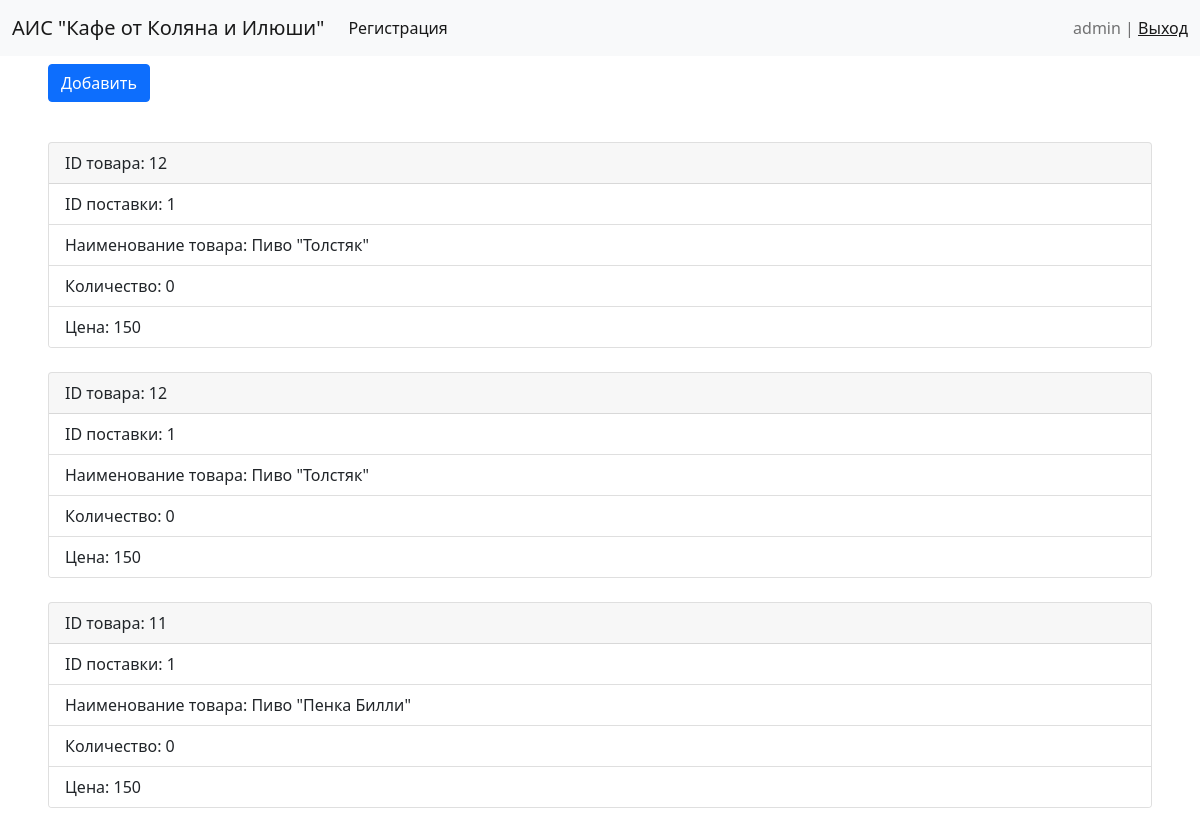
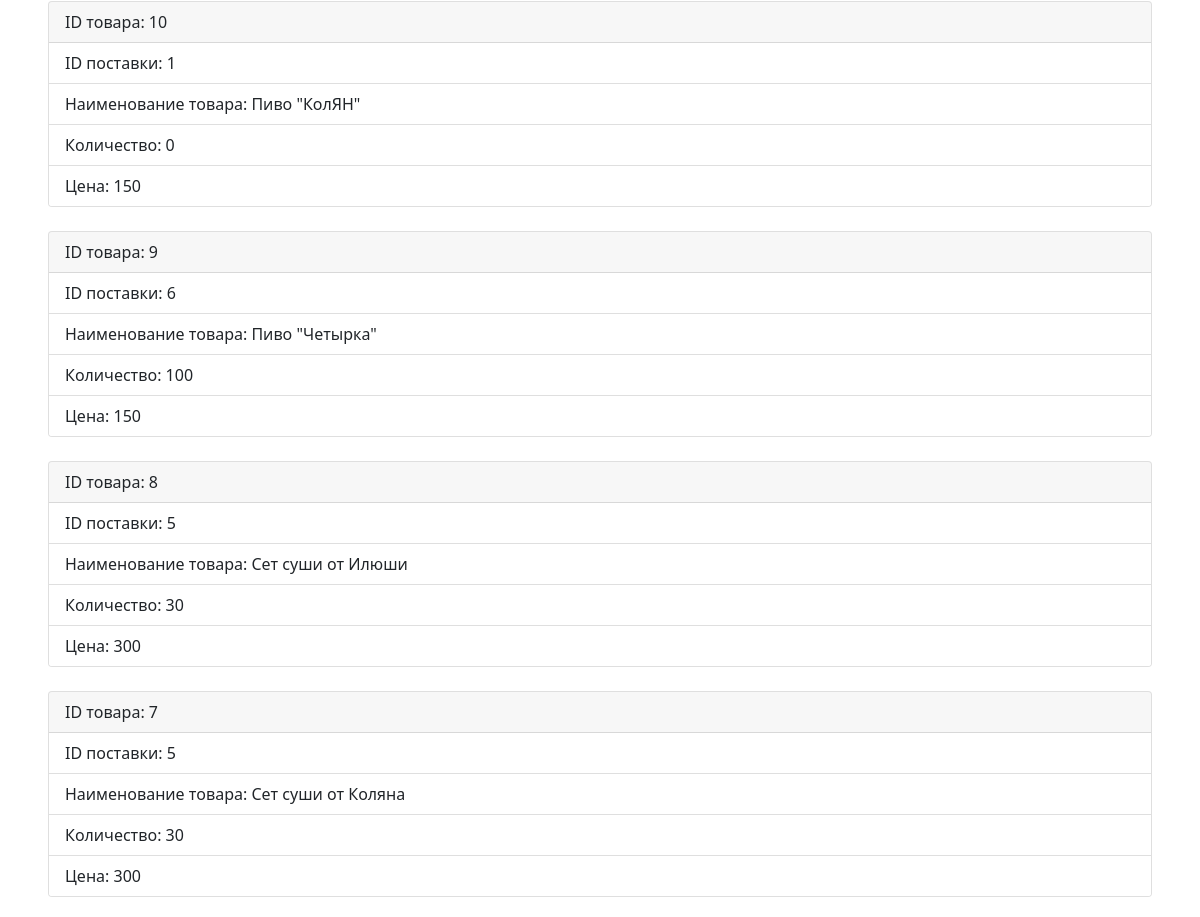
/registration/home/ (signed in, upper part), run on an earlier commit of the app's database (2 pictures, top to bottom).
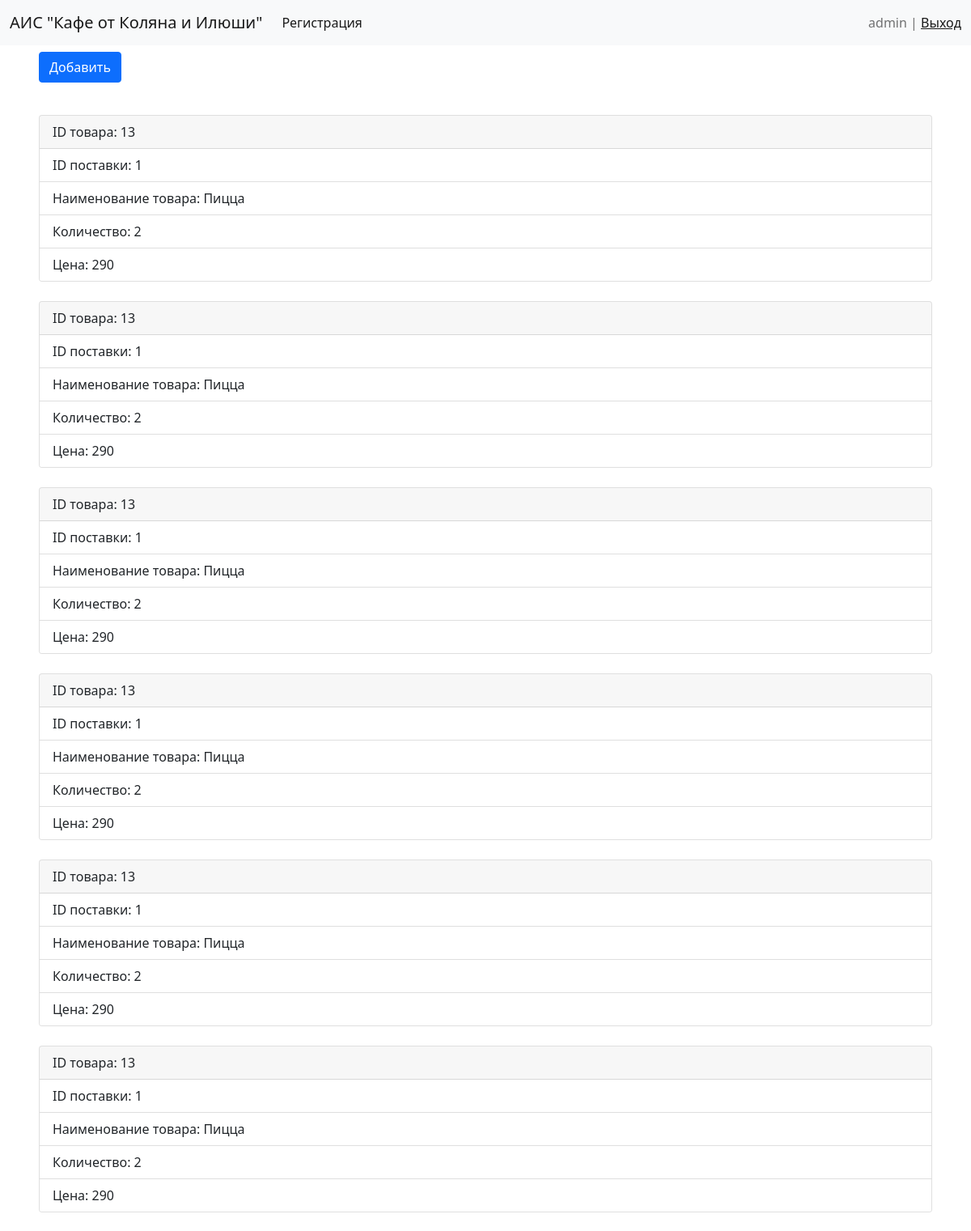
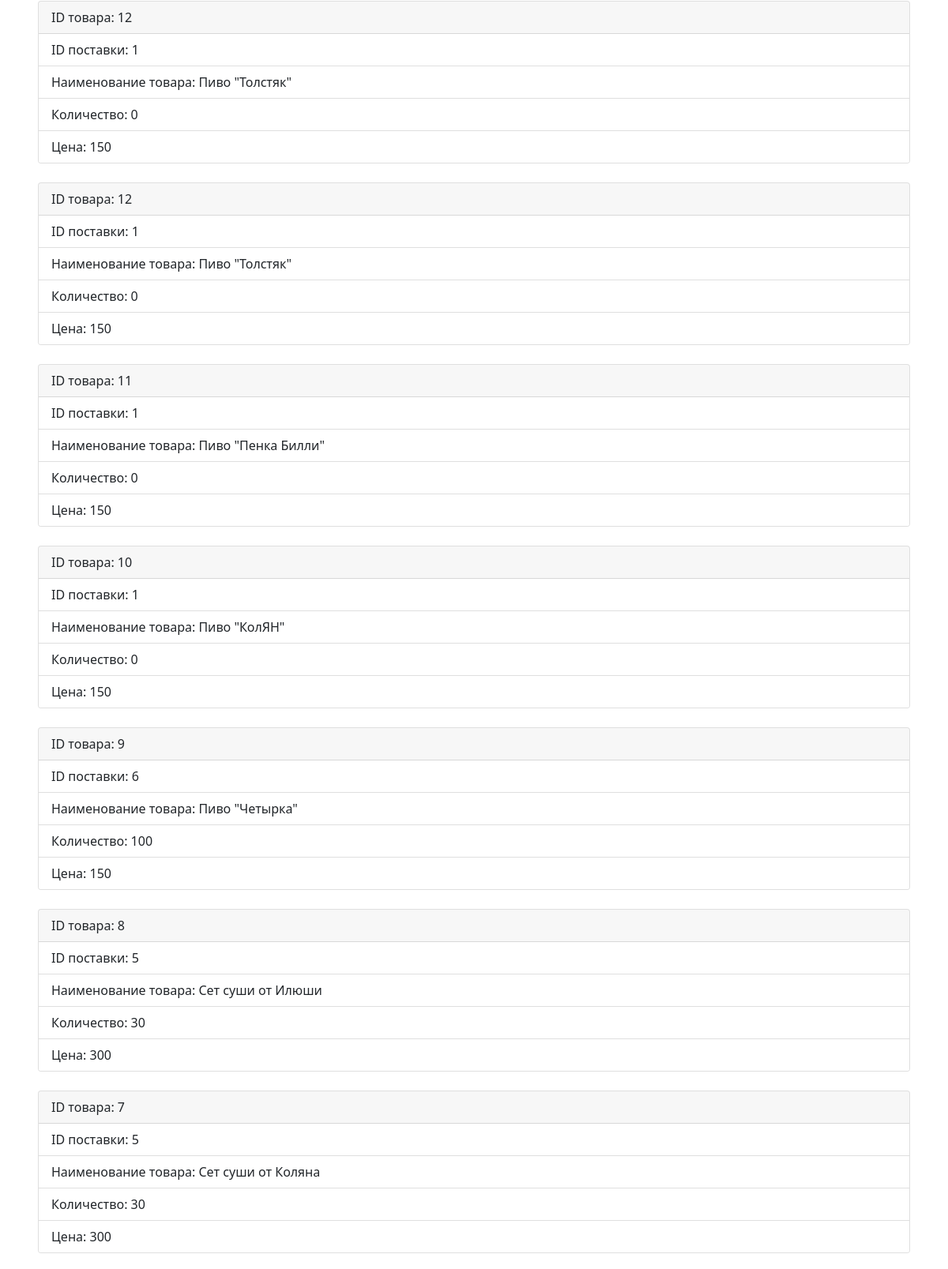
And on a later commit of the database (2 pictures, top to bottom).
### user/models.py (models this page shows)
class Question(models.Model):
    id_tovara = models.IntegerField(default=0)
    id_postav = models.IntegerField(default=0)
    name = models.CharField(max_length=200)
    kol_vo = models.IntegerField(default=0)
    cena = models.IntegerField(default=0)
    image = models.ImageField(upload_to='users/%Y/%m/%d/', blank=True)

### user/views.py (the view)
# urls.py: 2. Add a URL to urlpatterns:  path('', views.home, name='home')
def home(request):
    addT = 0
    if request.method == 'POST':
        addT = AddTovar(request.POST, request.FILES)
        if addT.is_valid():
            addT.save()
    data = Question.objects.order_by('-id_tovara')
    return render(request, 'user/home.html', {'data':data, 'addT':addT})

### user/templates/user/home.html (shortened to what this page needs)
<!DOCTYPE html>
<html lang="ru">
<head>
    <link href="https://cdn.jsdelivr.net/npm/bootstrap@5.0.1/dist/css/bootstrap.min.css" rel="stylesheet">
</head>
<body>
{% if request.user.is_authenticated %}
<nav class="navbar navbar-expand-lg navbar-light bg-light">
  <div class="container-fluid">
    <a class="navbar-brand" href="#">АИС "Кафе от Коляна и Илюши"</a>
    <div class="collapse navbar-collapse" id="navbarText">
      <ul class="navbar-nav me-auto mb-2 mb-lg-0">
        <li class="nav-item">
          <a class="nav-link active" aria-current="page" href="{% url 'registration' %}">Регистрация</a>
        </li>
        <li class="nav-item">
          <a class="nav-link" href="#"></a>
        </li>
        <li class="nav-item">
          <a class="nav-link" href="#"></a>
        </li>
      </ul>
      <span class="navbar-text">
        {{ user.username }} | <a href="{% url 'logout_user' %}">Выход</a>
      </span>
    </div>
  </div>
</nav>
<div class="mb-3 ">
<form method="post" enctype="multipart/form-data">
  <button type="submit" class="btn btn-primary mb-3 mt-2 ms-5">Добавить</button>
</form>
      </div>
{% for item in data %}
<div class="card mt-4 ms-5 w-auto me-5" style="width: 18rem;">
  <div class="card-header">
    ID товара: {{ item.id_tovara }}
  </div>
  <ul class="list-group list-group-flush">
    <li class="list-group-item">ID поставки: {{item.id_postav}}</li>
    <li class="list-group-item">Наименование товара: {{item.name}}</li>
    <li class="list-group-item">Количество: {{item.kol_vo}} </li>
    <li class="list-group-item">Цена: {{item.cena}} </li>
  </ul>
</div>
{% endfor %}
{% else %}
<div class="alert alert-danger" role="alert">
 Ошибка авторизации! пройдите регистрацию по <a href="{% url 'registration' %}" class="alert-link">ссылке</a>!
</div>
{% endif %}
</body>
</html>

What changed in the data, as far as the page shows it:
added Question: id_tovara "13", id_postav "1", name "Пицца", kol_vo "2", cena "290"
added Question: id_tovara "13", id_postav "1", name "Пицца", kol_vo "2", cena "290"
added Question: id_tovara "13", id_postav "1", name "Пицца", kol_vo "2", cena "290"
added Question: id_tovara "13", id_postav "1", name "Пицца", kol_vo "2", cena "290"
added Question: id_tovara "13", id_postav "1", name "Пицца", kol_vo "2", cena "290"
added Question: id_tovara "13", id_postav "1", name "Пицца", kol_vo "2", cena "290"
